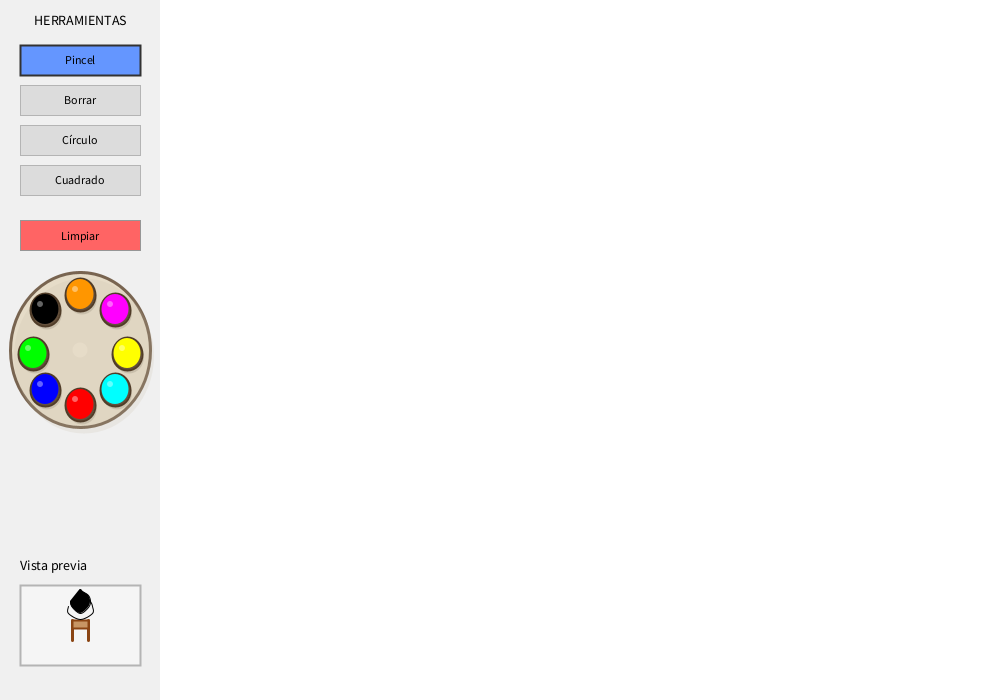
Frame 1 (no input)
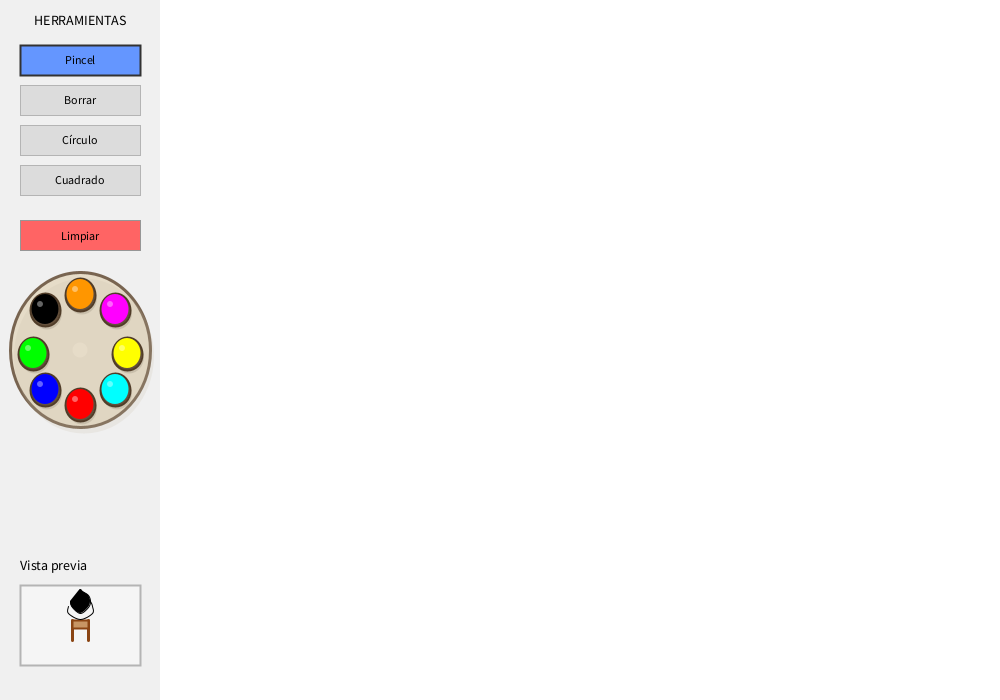
Frame 60 (the mouse pressed at the canvas centre just before this capture)
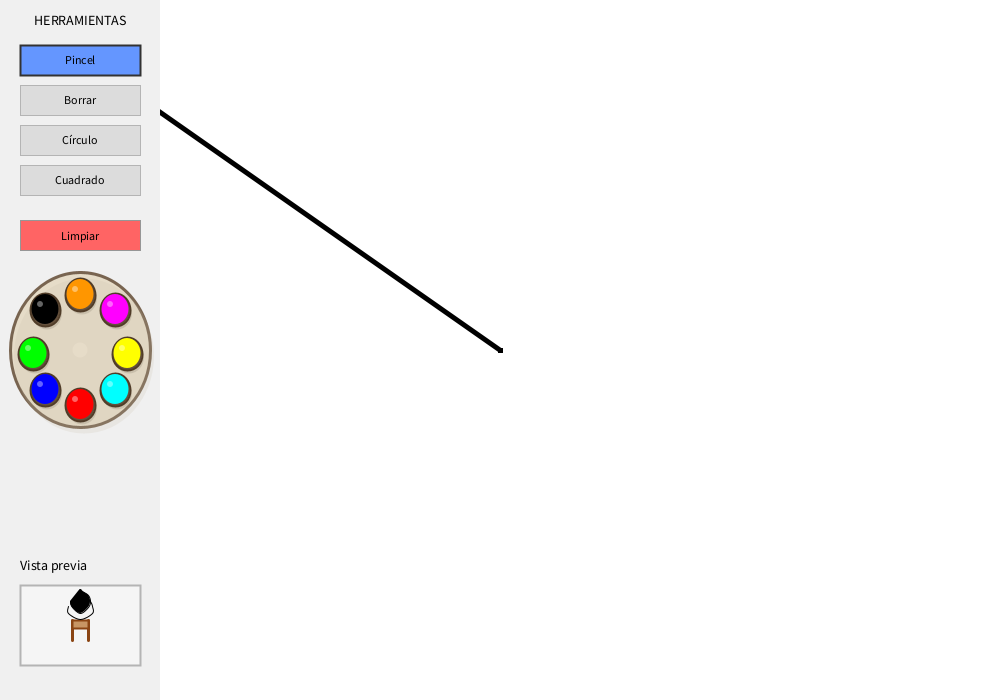
Frame 120 (the mouse held since frame 60 and released just before this capture)

The Processing sketch that drew these frames (run headless with seeded random() and noise(); from frame 60 on, the mouse is pressed at the canvas centre):

// Processing sketch: E6_1
// ── E6_1.pde
// GRUPO 2 - E6.1 eventos

int herramienta = 0; 
color colorActual = color(0); //guarda el color seleccionado, empieza en negro

// barra de herramientas
int barraX = 0;
int barraW = 160;

void setup() {
  size(1000, 700);
  background(255);
}

void draw() {

  // dibujar
  dibujar();

  // dibujar en lienzo
  if (mousePressed && mouseX > barraW) {

    // pincel
    if (herramienta == 0) {
      stroke(colorActual);
      strokeWeight(5);
      line(mouseX, mouseY, pmouseX, pmouseY);
    }

    // borrador
    if (herramienta == 1) {
      stroke(255);
      strokeWeight(20);
      line(mouseX, mouseY, pmouseX, pmouseY);
    }

    // círculo
    if (herramienta == 2) {
      noStroke();
      fill(colorActual);
      circle(mouseX, mouseY, 40);
    }

    // cuadrado
    if (herramienta == 3) {
      noStroke();
      fill(colorActual);
      rect(mouseX, mouseY, 40, 40);
    }
  }
}

void dibujar() {

  // fondo barra
  fill(240);
  noStroke();
  rect(0, 0, barraW, height);

  fill(0);
  textSize(14);
  textAlign(CENTER);
  text("HERRAMIENTAS", barraW/2, 25);

  // botones herramientas
  dibujarBoton(20, 45, "Pincel", 0);
  dibujarBoton(20, 85, "Borrar", 1);
  dibujarBoton(20, 125, "Círculo", 2);
  dibujarBoton(20, 165, "Cuadrado", 3);

  // limpiar
  fill(255, 100, 100);
  stroke(150);
  strokeWeight(1);
  rect(20, 220, 120, 30);
  fill(0);
  textAlign(CENTER);
  textSize(12);
  text("Limpiar", 80, 240);

  // paleta de colores - óvalo en la barra de herramientas
  dibujarPaleta(80, 350);

  // preview del color y herramienta actual
  textSize(14);
  textAlign(LEFT);
  fill(0);
  text("Vista previa", 20, 570);
  
  // caja de fondo para preview
  fill(245);
  stroke(180);
  strokeWeight(2);
  rect(20, 585, 120, 80);
  noStroke();
  
  // dibujar preview de la herramienta seleccionada con el color actual
  dibujarPreview(80, 625);
}

// botones
void dibujarBoton(int x, int y, String texto, int tipo) {

  if (herramienta == tipo) {
    fill(100, 150, 255); // seleccionado - azul
    stroke(50);
    strokeWeight(2);
  } else {
    fill(220);
    stroke(180);
    strokeWeight(1);
  }

  rect(x, y, 120, 30);

  fill(0);
  textSize(12);
  textAlign(CENTER, CENTER);
  text(texto, x + 60, y + 15);
}

// paleta de pintura estilo óvalo con colores distribuidos
void dibujarPaleta(int x, int y) {
  // fondo ovalado de la paleta - color crema más realista
  fill(230, 220, 200);
  stroke(120, 100, 80);
  strokeWeight(3);
  ellipse(x, y, 140, 155);
  
  // sombra suave
  fill(200, 190, 170, 50);
  noStroke();
  ellipse(x + 4, y + 6, 140, 155);
  
  // agujeros de color distribuidos alrededor - dentro de la paleta proporcionalmente más pequeña
  // arriba (270°)
  dibujarColorPaleta(x, y - 55, color(255, 150, 0), 0);      // naranja
  
  // arriba-derecha (315°)
  dibujarColorPaleta(x + 35, y - 40, color(255, 0, 255), 1); // rosado
  
  // derecha (0°)
  dibujarColorPaleta(x + 47, y + 4, color(255, 255, 0), 2);  // amarillo
  
  // abajo-derecha (45°)
  dibujarColorPaleta(x + 35, y + 40, color(0, 255, 255), 3); // celeste
  
  // abajo (90°)
  dibujarColorPaleta(x, y + 55, color(255, 0, 0), 4);        // rojo
  
  // abajo-izquierda (135°)
  dibujarColorPaleta(x - 35, y + 40, color(0, 0, 255), 5);   // azul
  
  // izquierda (180°)
  dibujarColorPaleta(x - 47, y + 4, color(0, 255, 0), 6);    // verde
  
  // arriba-izquierda (225°)
  dibujarColorPaleta(x - 35, y - 40, color(0), 7);           // negro
  
  // círculo central pequeño
  fill(230, 220, 200);
  noStroke();
  circle(x, y, 15);
}

// colores en la paleta - con efecto 3D
void dibujarColorPaleta(int x, int y, color c, int indice) {
  // sombra
  fill(150, 140, 120, 80);
  noStroke();
  ellipse(x + 2, y + 3, 30, 33);
  
  // borde oscuro de profundidad
  fill(100, 80, 60);
  stroke(80, 60, 40);
  strokeWeight(2);
  ellipse(x, y, 30, 33);
  
  // color principal
  fill(c);
  noStroke();
  ellipse(x, y - 1, 27, 30);
  
  // brillo/luz
  fill(255, 255, 255, 100);
  noStroke();
  ellipse(x - 5, y - 6, 6, 6);
}

// preview de herramienta y color
void dibujarPreview(int x, int y) {
  // pincel
  if (herramienta == 0) {
    // mango del pincel (cilindro)
    stroke(139, 69, 19); // marrón
    strokeWeight(3);
    line(x - 8, y + 15, x - 8, y - 5);
    line(x + 8, y + 15, x + 8, y - 5);
    
    // unión del mango con las cerdas
    fill(200, 150, 100);
    stroke(139, 69, 19);
    strokeWeight(2);
    rect(x - 8, y - 5, 16, 8);
    
    // forma de gota (punta del pincel) - parte principal gris/neutro - INVERTIDA
    fill(220);
    noFill();
    stroke(0);
    strokeWeight(1);
    beginShape();
    curveVertex(x - 10, y - 24);
    curveVertex(x - 12, y - 19);
    curveVertex(x - 12, y - 12);
    curveVertex(x, y - 6);
    curveVertex(x + 12, y - 12);
    curveVertex(x + 12, y - 19);
    curveVertex(x + 10, y - 24);
    curveVertex(x + 6, y - 28);
    curveVertex(x, y - 32);
    curveVertex(x - 6, y - 28);
    curveVertex(x - 10, y - 24);
    endShape();
    
    // punta pequeña del pincel con color seleccionado - invertida (upside down)
    fill(colorActual);
    stroke(0);
    strokeWeight(1);
    beginShape();
    curveVertex(x - 8, y - 30);   // base izquierda
    curveVertex(x - 10, y - 24);   // lado izquierdo
    curveVertex(x - 8, y - 18);    // lado izquierdo inferior
    curveVertex(x, y - 12);        // punta abajo
    curveVertex(x + 8, y - 18);    // lado derecho inferior
    curveVertex(x + 10, y - 24);   // lado derecho
    curveVertex(x + 8, y - 30);   // base derecha
    curveVertex(x + 2, y - 34);   // pata derecha
    curveVertex(x, y - 36);       // base media
    curveVertex(x - 2, y - 34);   // pata izquierda
    curveVertex(x - 8, y - 30);   // cierra
    endShape();
  }

  // borrador
  if (herramienta == 1) {
    pushMatrix();
    translate(x, y);
    rotate(-PI/6); // rotación de ~30 grados
    
    // cuerpo del borrador
    stroke(0);
    strokeWeight(3);
    fill(240);
    rect(-12, -20, 24, 40);
    
    // banda del borrador (la parte de metal)
    fill(180);
    stroke(100);
    strokeWeight(1);
    rect(-12, -5, 24, 8);
    
    popMatrix();
    
    // línea de efecto de borrado - horizontal al nivel más bajo del borrador
    stroke(100);
    strokeWeight(2);
    line(x - 20, y + 22, x + 20, y + 22);
  }

  // círculo
  if (herramienta == 2) {
    noStroke();
    fill(colorActual);
    circle(x, y, 30);
  }

  // cuadrado
  if (herramienta == 3) {
    noStroke();
    fill(colorActual);
    rect(x - 15, y - 15, 30, 30);
  }
}

// click
void mousePressed() {

  // botones herramienta
  if (mouseX < barraW) {

    // herramientas
    if (mouseY > 45 && mouseY < 75) herramienta = 0;
    if (mouseY > 85 && mouseY < 115) herramienta = 1;
    if (mouseY > 125 && mouseY < 155) herramienta = 2;
    if (mouseY > 165 && mouseY < 195) herramienta = 3;

    // limpiar
    if (mouseY > 220 && mouseY < 250) {
      background(255);
    }
  }
  
  // colores en la paleta de pintura (esquina inferior derecha)
  int paletaX = 100;
  int paletaY = 350;
  
  // detectar clicks en los colores de la paleta
  float distancia;
  
  // naranja (arriba - 270°)
  distancia = dist(mouseX, mouseY, paletaX, paletaY - 55);
  if (distancia < 20) colorActual = color(255, 150, 0);
  
  // rosado (arriba-derecha - 315°)
  distancia = dist(mouseX, mouseY, paletaX + 35, paletaY - 40);
  if (distancia < 20) colorActual = color(255, 0, 255);
  
  // amarillo (derecha - 0°)
  distancia = dist(mouseX, mouseY, paletaX + 47, paletaY + 4);
  if (distancia < 20) colorActual = color(255, 255, 0);
  
  // celeste (abajo-derecha - 45°)
  distancia = dist(mouseX, mouseY, paletaX + 35, paletaY + 40);
  if (distancia < 20) colorActual = color(0, 255, 255);
  
  // rojo (abajo - 90°)
  distancia = dist(mouseX, mouseY, paletaX, paletaY + 55);
  if (distancia < 20) colorActual = color(255, 0, 0);
  
  // azul (abajo-izquierda - 135°)
  distancia = dist(mouseX, mouseY, paletaX - 35, paletaY + 40);
  if (distancia < 20) colorActual = color(0, 0, 255);
  
  // verde (izquierda - 180°)
  distancia = dist(mouseX, mouseY, paletaX - 47, paletaY + 4);
  if (distancia < 20) colorActual = color(0, 255, 0);
  
  // negro (arriba-izquierda - 225°)
  distancia = dist(mouseX, mouseY, paletaX - 35, paletaY - 40);
  if (distancia < 20) colorActual = color(0);
}
